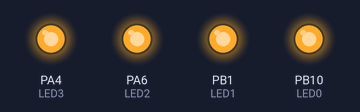
Simulated run of this sketch. Board: STM32 Blue Pill. On the bench: output pins drawn as LEDs (lit = HIGH).

Above: at 0.2 s.
At 1.7 s:
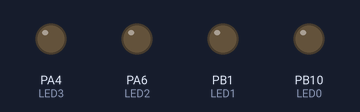
Timing chart, 0 to 3.0 s (numbered marks = the images above):
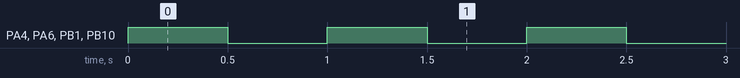

Measured:
- by itself, PA4 (LED3), PA6 (LED2), PB1 (LED1), PB10 (LED0): alternates HIGH for 0.50 s and LOW for 0.50 s

The sketch:

stm32_pico_classic_v4_STEP1_LED.ino
```cpp
// (licence header left out)
#define LED0 PB10
#define LED1 PB1
#define LED2 PA6
#define LED3 PA4

void setup() {
  // put your setup code here, to run once:
  pinMode(LED0, OUTPUT);
  pinMode(LED1, OUTPUT);
  pinMode(LED2, OUTPUT);
  pinMode(LED3, OUTPUT);
}

void loop() {
  // put your main code here, to run repeatedly:
  digitalWrite(LED0, HIGH);
  digitalWrite(LED1, HIGH);
  digitalWrite(LED2, HIGH);
  digitalWrite(LED3, HIGH);
  delay(500);
  digitalWrite(LED0, LOW);
  digitalWrite(LED1, LOW);
  digitalWrite(LED2, LOW);
  digitalWrite(LED3, LOW);
  delay(500);
}
```
